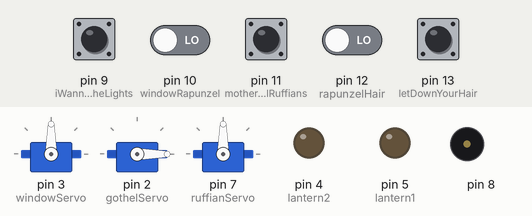
The sketch below on a simulated Arduino Uno, built with avr-gcc and run on an emulated ATmega328P. On the bench: 3 × servo, output pins drawn as LEDs (lit = HIGH), buzzer (waves = sounding). The test bench sets the inputs (shaded band); at power-on: pin 9 (iWannaSeeTheLights), pin 11 (motherGothelRuffians), pin 13 (letDownYourHair) HIGH, pin 10 (windowRapunzel), pin 12 (rapunzelHair) LOW. What the sketch prints to the serial monitor is not drawn.

Above: at 1.2 s.
1.3 s: pin 12 (rapunzelHair) driven HIGH
At 3.9 s:
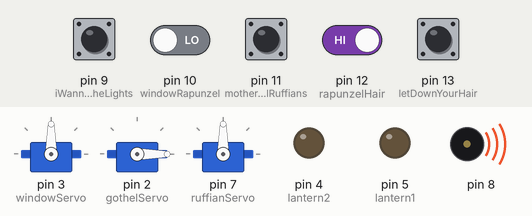
Timing chart, 0 to 10.3 s (numbered marks = the images above; inputs shaded):
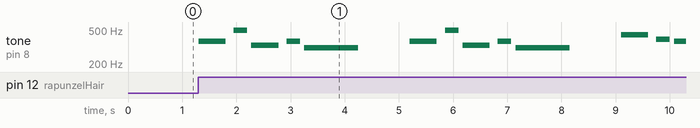

Measured:
- after the input at 1.3 s, tone on pin 8: plays 370 Hz for 0.50 s, 494 Hz for 0.25 s, 330 Hz for 0.50 s, 370 Hz for 0.25 s, 311 Hz for 1.0 s, 370 Hz for 0.50 s … (13 notes in this stretch), starting at once

The sketch:

AET319_finalCode.ino
```cpp
#include <Servo.h>
#include "pitches.h"

//switches
const int letDownYourHair = 13; //switch for window pushing hair servo
const int iWannaSeeTheLights = 9; // switch for mood swing gothel servo
const int motherGothelRuffians = 11;       //switch for activating the pop up servo

//LEDs for window
const int windowRapunzel = 10; //rapunzel that activates lights
const int lantern1 = 5;        //LED 1
const int lantern2 = 4;       //LED 2

//piezo
const int rapunzelHair = 12; //hair on ground that activates Piezo

//switch states
int letDownYourHairState = LOW; //switch for window servo
int windowRapunzelState = LOW; //rapunzel that activates lights
int rapunzelHairState = LOW; //hair on ground that activates Piezo
int iWannaSeeTheLightsState = LOW; //switch for mood swing gothel servo
int motherGothelRuffiansState = LOW;    //switch for activating the pop up servo

// notes in the melody:
int melody[] = {
  NOTE_FS4, NOTE_B4, NOTE_E4, NOTE_FS4, NOTE_DS4, 0, NOTE_FS4, NOTE_B4, NOTE_E4, NOTE_FS4, NOTE_DS4, 0, NOTE_A4, NOTE_G4, NOTE_FS4, NOTE_G4, NOTE_E4, 0, NOTE_B3, NOTE_B3, NOTE_CS4, NOTE_D4, NOTE_E4, NOTE_FS4, 0, NOTE_FS3, NOTE_CS4, NOTE_D4, NOTE_B3
};

// note durations: 4 = quarter note, 8 = eighth note, etc.:
int noteDurations[] = {
  2, 4, 2, 4, 1, 2, 2, 4, 2, 4, 1, 2, 2, 4, 4, 4, 1, 2, 4, 4, 4, 2, 4, 1, 2, 2, 2, 2, 1
};

Servo windowServo;
Servo gothelServo;
Servo ruffianServo;

void setup() {

  pinMode(lantern1, OUTPUT);
  pinMode(lantern2, OUTPUT);
  pinMode(windowRapunzel, INPUT);
  pinMode(rapunzelHair, INPUT);
  pinMode(letDownYourHair, INPUT);
  pinMode(iWannaSeeTheLights, INPUT);
  pinMode(motherGothelRuffians, INPUT);


  // servo setup
  windowServo.attach(3);
  gothelServo.attach(2);
  ruffianServo.attach(7);

  //button setup

  Serial.begin(9600);
}

void loop() {
  windowRapunzelState = digitalRead(windowRapunzel);

  if (windowRapunzelState == HIGH) {
    digitalWrite(lantern1, HIGH);             //LEDs turning on and off
    digitalWrite(lantern2, HIGH);

  } else {
    digitalWrite(lantern1, LOW);
    digitalWrite(lantern2, LOW);

  }


  letDownYourHairState = digitalRead(letDownYourHair);
  if (digitalRead(13) == LOW) {
    windowServo.write(180);                 //servo that pushes hair out the window
  } else {
    windowServo.write(90);
  }


  motherGothelRuffiansState = digitalRead(motherGothelRuffians);
  if (digitalRead(11) == LOW) {
    ruffianServo.write(180);                 //servo that turns mother gothel from happy to sad
  } else {
    ruffianServo.write(90);
  }


iWannaSeeTheLightsState = digitalRead(iWannaSeeTheLights);
if (digitalRead(9) == LOW) {
  gothelServo.write(180);
} else {
  gothelServo.write(0);
}


  rapunzelHairState = digitalRead(rapunzelHair);
  if (rapunzelHairState == HIGH) {
    buzzer();                               //the hair that gets brushed and plays the piezo
  }
  Serial.println(letDownYourHairState);
}


void buzzer() {
  // iterate over the notes of the melody:
  for (int thisNote = 0; thisNote < 30; thisNote++) {

    // to calculate the note duration, take one second divided by the note type.
    //e.g. quarter note = 1000 / 4, eighth note = 1000/8, etc.
    int noteDuration = 1000 / noteDurations[thisNote];
    tone(8, melody[thisNote], noteDuration);

    // to distinguish the notes, set a minimum time between them.
    // the note's duration + 30% seems to work well:
    int pauseBetweenNotes = noteDuration * 1.30;
    delay(pauseBetweenNotes);
    // stop the tone playing:
    noTone(8);
  }
}
```

pitches.h
```cpp
/*************************************************
   Public Constants
 *************************************************/

#define NOTE_B0  31
#define NOTE_C1  33
#define NOTE_CS1 35
#define NOTE_D1  37
#define NOTE_DS1 39
#define NOTE_E1  41
#define NOTE_F1  44
#define NOTE_FS1 46
#define NOTE_G1  49
#define NOTE_GS1 52
#define NOTE_A1  55
#define NOTE_AS1 58
#define NOTE_B1  62
#define NOTE_C2  65
#define NOTE_CS2 69
#define NOTE_D2  73
#define NOTE_DS2 78
#define NOTE_E2  82
#define NOTE_F2  87
#define NOTE_FS2 93
#define NOTE_G2  98
#define NOTE_GS2 104
#define NOTE_A2  110
#define NOTE_AS2 117
#define NOTE_B2  123
#define NOTE_C3  131
#define NOTE_CS3 139
#define NOTE_D3  147
#define NOTE_DS3 156
#define NOTE_E3  165
#define NOTE_F3  175
#define NOTE_FS3 185
#define NOTE_G3  196
#define NOTE_GS3 208
#define NOTE_A3  220
#define NOTE_AS3 233
#define NOTE_B3  247
#define NOTE_C4  262
#define NOTE_CS4 277
#define NOTE_D4  294
#define NOTE_DS4 311
#define NOTE_E4  330
#define NOTE_F4  349
#define NOTE_FS4 370
#define NOTE_G4  392
#define NOTE_GS4 415
#define NOTE_A4  440
#define NOTE_AS4 466
#define NOTE_B4  494
#define NOTE_C5  523
#define NOTE_CS5 554
#define NOTE_D5  587
#define NOTE_DS5 622
#define NOTE_E5  659
#define NOTE_F5  698
#define NOTE_FS5 740
#define NOTE_G5  784
#define NOTE_GS5 831
#define NOTE_A5  880
#define NOTE_AS5 932
#define NOTE_B5  988
#define NOTE_C6  1047
#define NOTE_CS6 1109
#define NOTE_D6  1175
#define NOTE_DS6 1245
#define NOTE_E6  1319
#define NOTE_F6  1397
#define NOTE_FS6 1480
#define NOTE_G6  1568
#define NOTE_GS6 1661
#define NOTE_A6  1760
#define NOTE_AS6 1865
#define NOTE_B6  1976
#define NOTE_C7  2093
#define NOTE_CS7 2217
#define NOTE_D7  2349
#define NOTE_DS7 2489
#define NOTE_E7  2637
#define NOTE_F7  2794
#define NOTE_FS7 2960
#define NOTE_G7  3136
#define NOTE_GS7 3322
#define NOTE_A7  3520
#define NOTE_AS7 3729
#define NOTE_B7  3951
#define NOTE_C8  4186
#define NOTE_CS8 4435
#define NOTE_D8  4699
#define NOTE_DS8 4978
```
